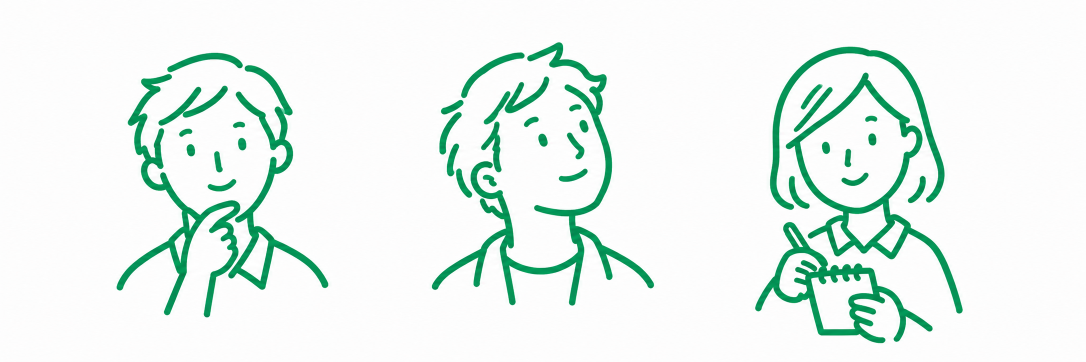
#> input picture references/in-progress/image-first-semantic-redraw-v1/archive/new-source-v1/source/redraw-sheet-think-look-write.png, 2172 x 724 px (shown at 1/2 size)
$ python centerline_vectorize.py ../archive/new-source-v1/source/redraw-sheet-think-look-write.png out.png
#> lines starting #> are read from the running program, lines starting #| are printed output that depends on the picture; after the words box and inside, x2 and y2 are one past the last pixel; in counts of white or black regions, pixels touching at a corner belong together
#!/usr/bin/env python3
"""Convert a clean monoline redraw raster into normalized centerline SVG.

This intentionally assumes the image-generation stage has already simplified the
illustration. It is not a general photo vectorizer.

Optional local dependencies (not repository-managed):
    pillow
    numpy
    scikit-image
"""
from __future__ import annotations

import argparse
from pathlib import Path
from typing import Iterable

import numpy as np
from PIL import Image
from skimage.morphology import skeletonize

Point = tuple[int, int]

NEIGHBORS = [
    (-1, -1), (0, -1), (1, -1),
    (-1, 0),           (1, 0),
    (-1, 1),  (0, 1),  (1, 1),
]


def semantic_stroke_mask(
    image: Image.Image,
    *,
    mode: str = "auto",
    min_green: int = 70,
    dominance: int = 18,
    dark_threshold: int = 180,
) -> np.ndarray:
    """Extract a clean monoline stroke from a light background.

    `green` selects the deep-green semantic redraw used in the proof. `dark`
    supports an equivalent black-on-white intermediate. `auto` accepts either
    while still rejecting a plain light background.
    """
    rgb = np.asarray(image.convert("RGB"), dtype=np.int32)
    r, g, b = rgb[..., 0], rgb[..., 1], rgb[..., 2]
    green = (g >= min_green) & ((g - r) >= dominance) & ((g - b) >= dominance)
    luminance = (299 * r + 587 * g + 114 * b) / 1000.0
    dark = luminance <= dark_threshold
    if mode == "green":
        return green
    if mode == "dark":
        return dark
    if mode == "auto":
        return green | dark
    raise ValueError(f"unsupported mask mode: {mode}")


def build_graph(skel: np.ndarray) -> tuple[set[Point], dict[Point, list[Point]]]:
    ys, xs = np.nonzero(skel)
    nodes: set[Point] = {(int(x), int(y)) for x, y in zip(xs, ys)}
    graph: dict[Point, list[Point]] = {}
    for x, y in nodes:
        adjacent: list[Point] = []
        for dx, dy in NEIGHBORS:
            q = (x + dx, y + dy)
            if q in nodes:
                adjacent.append(q)
        graph[(x, y)] = adjacent
    return nodes, graph


def edge(a: Point, b: Point) -> tuple[Point, Point]:
    return (a, b) if a <= b else (b, a)


def trace_polylines(skel: np.ndarray) -> list[list[Point]]:
    nodes, graph = build_graph(skel)
    if not nodes:
        return []

    visited: set[tuple[Point, Point]] = set()
    key_nodes = sorted(p for p in nodes if len(graph[p]) != 2)
    paths: list[list[Point]] = []

    def walk(start: Point, nxt: Point) -> list[Point]:
        path = [start, nxt]
        visited.add(edge(start, nxt))
        prev, cur = start, nxt
        while len(graph[cur]) == 2:
            candidates = [q for q in graph[cur] if q != prev]
            if not candidates:
                break
            q = candidates[0]
            e = edge(cur, q)
            if e in visited:
                break
            path.append(q)
            visited.add(e)
            prev, cur = cur, q
        return path

    for p in key_nodes:
        for q in sorted(graph[p]):
            if edge(p, q) not in visited:
                paths.append(walk(p, q))

    for p in sorted(nodes):
        for q in sorted(graph[p]):
            if edge(p, q) in visited:
                continue
            loop = [p, q]
            visited.add(edge(p, q))
            prev, cur = p, q
            while True:
                candidates = [n for n in graph[cur] if n != prev]
                if not candidates:
                    break
                nxt = candidates[0]
                e = edge(cur, nxt)
                if e in visited:
                    break
                loop.append(nxt)
                visited.add(e)
                prev, cur = cur, nxt
            paths.append(loop)
    return paths


# [63 lines left out: functions _perpendicular_distance, rdp, remove_short, svg_for, not called in this run]


def main() -> int:
    p = argparse.ArgumentParser()
    p.add_argument("input", type=Path)
    p.add_argument("output", type=Path)
    p.add_argument("--mask-mode", choices=("auto", "green", "dark"), default="auto")
    p.add_argument("--min-green", type=int, default=70)
    p.add_argument("--dominance", type=int, default=18)
    p.add_argument("--dark-threshold", type=int, default=180)
    p.add_argument("--epsilon", type=float, default=1.35, help="RDP simplification in source pixels")
    p.add_argument("--min-path", type=float, default=4.0, help="drop traced fragments shorter than this source-pixel length")
    p.add_argument("--stroke-width", type=int, default=8)
    args = p.parse_args()

    image = Image.open(args.input)
#> image is the input picture: PIL image 2172x724 RGB; mean R, G, B 232.5, 243.9, 238.9
    mask = semantic_stroke_mask(
        image,
        mode=args.mask_mode,
        min_green=args.min_green,
        dominance=args.dominance,
        dark_threshold=args.dark_threshold,
    )
#> in semantic_stroke_mask, `r, g, b = rgb[..., 0], rgb[..., 1], rgb[..., 2]`:
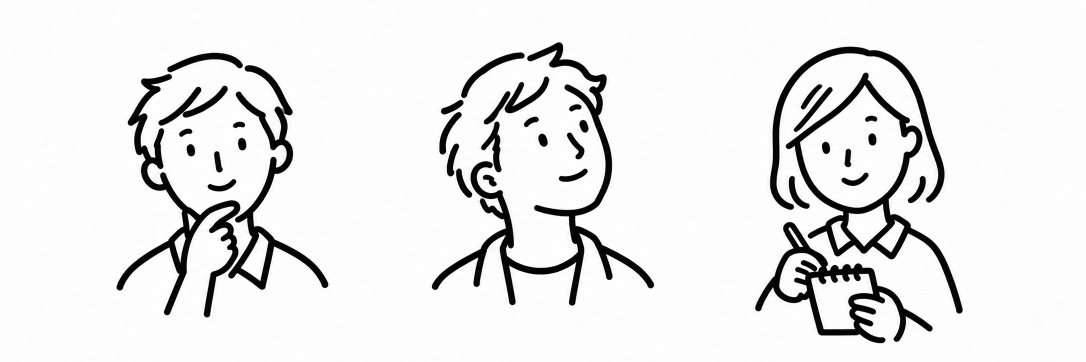
#> r: shape (724, 2172) int32 (shown at 1/2 size); min 0, max 255, mean 232.5
#> in semantic_stroke_mask, `r, g, b = rgb[..., 0], rgb[..., 1], rgb[..., 2]`:
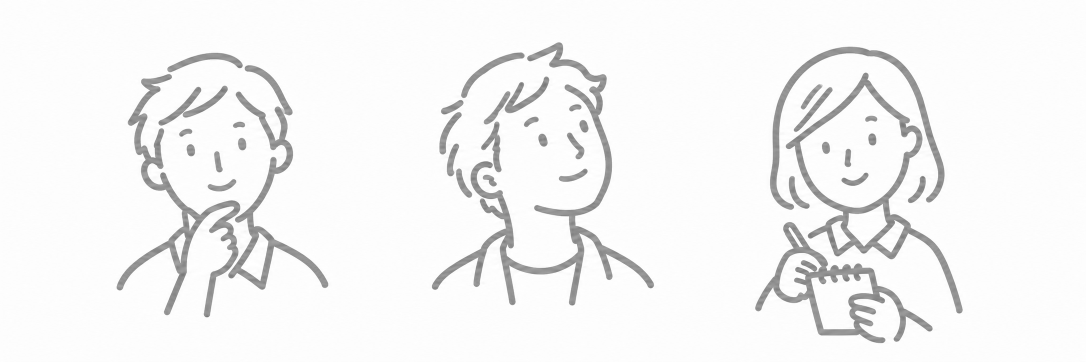
#> g: shape (724, 2172) int32 (shown at 1/2 size); min 115, max 255, mean 243.9
#> in semantic_stroke_mask, `r, g, b = rgb[..., 0], rgb[..., 1], rgb[..., 2]`:
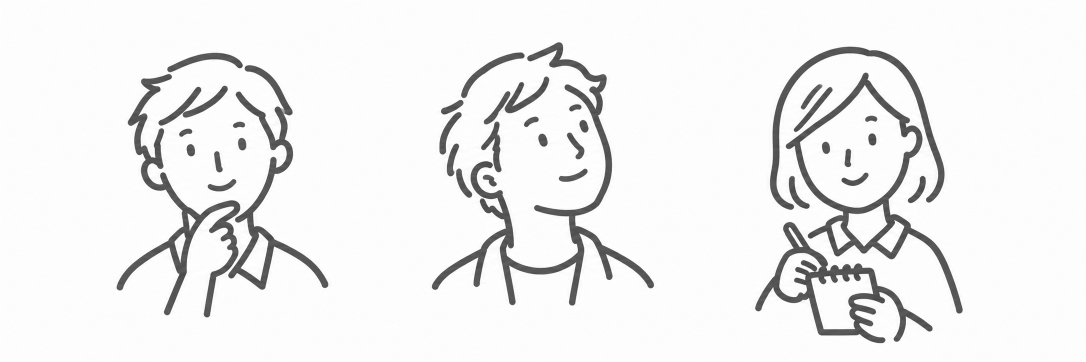
#> b: shape (724, 2172) int32 (shown at 1/2 size); min 55, max 255, mean 238.9
#> in semantic_stroke_mask, `green = (g >= min_green) & ((g - r) >= dominance) & ((g - b) >= domina..`:
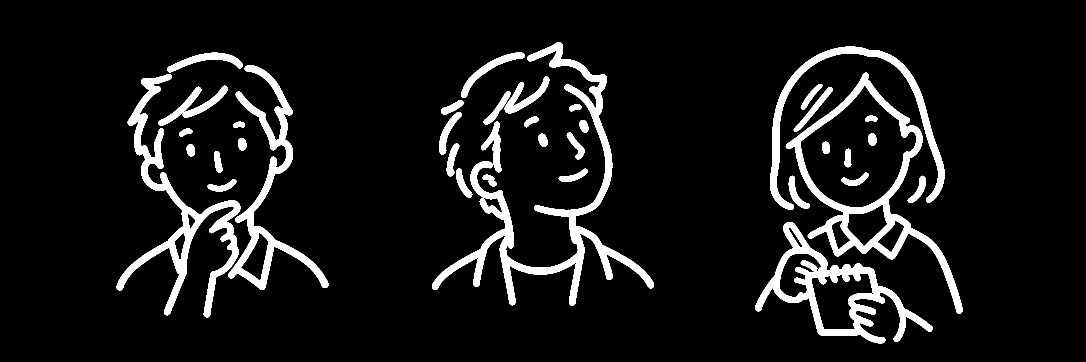
#> green: shape (724, 2172) bool (shown at 1/2 size); 8.5% white; 38 white regions, largest, box (x1, y1, x2, y2) and area: (864, 84, 1308, 611) 26225, (1571, 145, 1926, 627) 19742, (233, 148, 481, 635) 18790
#> in semantic_stroke_mask, `dark = luminance <= dark_threshold`:
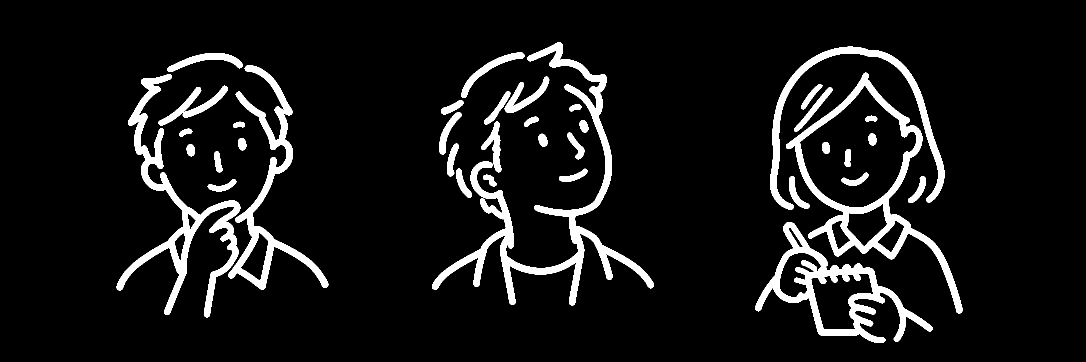
#> dark: shape (724, 2172) bool (shown at 1/2 size); 8.2% white; 38 white regions, largest, box (x1, y1, x2, y2) and area: (864, 85, 1308, 611) 25241, (1572, 145, 1925, 627) 19024, (233, 148, 481, 635) 18100
    if not mask.any():
        raise SystemExit("no semantic stroke pixels found")
    skel = skeletonize(mask)
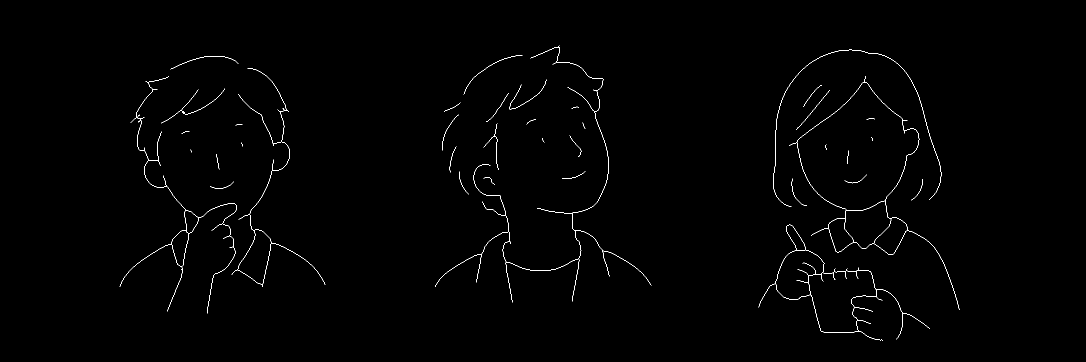
#> skel: shape (724, 2172) bool (shown at 1/2 size); 0.58% white in thin lines or dots, all inside (x1, y1, x2, y2) = (239, 91, 1919, 681)
    paths = trace_polylines(skel)
#> in build_graph, `ys, xs = np.nonzero(skel)`: ys = 9114 values from 91 to 680; xs = 9114 values, max 1918 at index 8725, min 239 at index 8181, mean 1140.2
#> in build_graph, `nodes: set[Point] = {(int(x), int(y)) for x, y in zip(xs, ys)}`: nodes = 9114 items
#> the loop in build_graph, `for x, y in nodes:` made 9114 passes
#> (x, y) on passes 1 to 3: (951, 371), (500, 435), (954, 376)
#> in trace_polylines, `key_nodes = sorted(p for p in nodes if len(graph[p]) != 2)`: key_nodes = 411 pairs, first value 239 to 1918, second value 91 to 680
#> in walk, `path = [start, nxt]`: path = [(239, 573), (240, 572)]
#> in walk, `prev, cur = start, nxt`: prev = (239, 573); cur = (240, 572)
#> the loop in walk, `while len(graph[cur]) == 2:` made 113 passes
#> (prev, cur) on passes 2, 5, 7, 10, 12, 13, 14, 17, 18, 20, 21, 22: ((240, 571), (241, 570)), ((241, 568), (242, 567)), ((242, 566), (243, 565)), ((243, 563), (244, 562)), ((244, 561), (245, 560)), ((245, 560), (246, 559)), ((246, 559), (247, 558)), ((247, 556), (248, 555)), ((248, 555), (249, 554)), ((249, 553), (250, 552)), ((250, 552), (251, 551)), ((251, 551), (252, 550))
#> e on passes 1, 3, 4, 6, 8, 9: ((240, 571), (240, 572)), ((241, 569), (241, 570)), ((241, 568), (241, 569)), ((242, 566), (242, 567)), ((243, 564), (243, 565)), ((243, 563), (243, 564))
#> after the loop in walk, `while len(graph[cur]) == 2:`: path = 115 pairs, first value 239 to 341, second value 488 to 573; visited = 114 items
    paths = remove_short(paths, args.min_path)
    paths = [rdp(path, args.epsilon) for path in paths]
    paths = [path for path in paths if len(path) >= 2]

    args.output.parent.mkdir(parents=True, exist_ok=True)
    args.output.write_text(svg_for(paths, image.width, image.height, stroke_width=args.stroke_width), encoding="utf-8")
    print(f"paths={len(paths)} output={args.output}")
    return 0


if __name__ == "__main__":
    raise SystemExit(main())
